Frame 1 (no input): blank canvas, image omitted
Frame 60 (the mouse pressed at the canvas centre just before this capture): blank canvas, image omitted
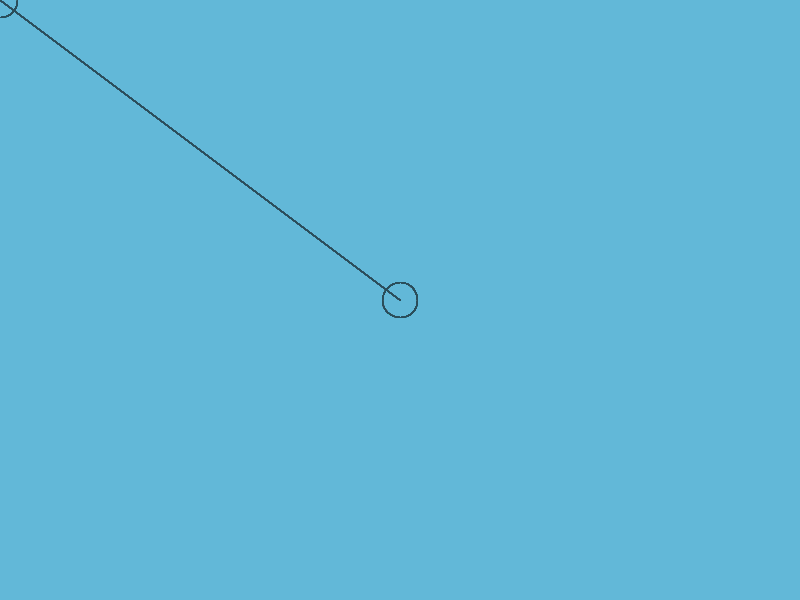
Frame 120 (the mouse held since frame 60 and released just before this capture)

The Processing sketch whose frames 1 and 60 were blank and that drew this single picture after the mouse press (run headless with seeded random() and noise(); from frame 60 on, the mouse is pressed at the canvas centre):

// Processing sketch: input1
// ── input1.pde
void setup() {
  size (800, 600);
  background(#62B8D8);
}

void draw() {
  //background(#62B8D8);

  stroke(#294D5A);

  line(0, 0, mouseX, mouseY);

  noFill();

  ellipse(mouseX, mouseY, 35, 35);

  println(mouseX+" "+mouseY);
}
